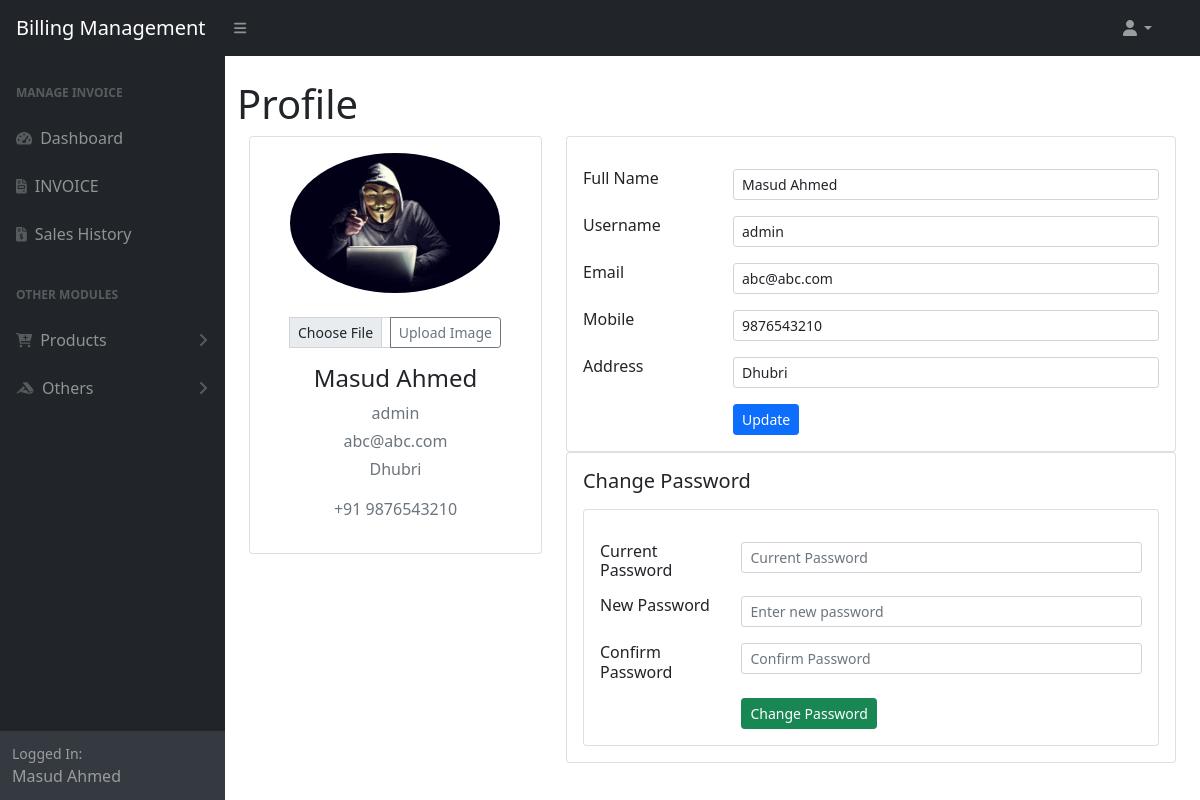
/profile.php (signed in), run on the app's committed database.
### tables this page shows
CREATE TABLE `user` (
  `id` int(11) NOT NULL,
  `name` varchar(50) NOT NULL,
  `mobile` varchar(10) NOT NULL,
  `email` varchar(100) DEFAULT NULL
);

CREATE TABLE `employe` (
  `id` int(11) NOT NULL,
  `user_id` int(11) NOT NULL,
  `username` varchar(10) NOT NULL,
  `password` text NOT NULL,
  `address` text NOT NULL,
  `image` varchar(255) DEFAULT NULL
);

### profile.php (the view, shortened to what this page needs)
<?php require_once 'menu/header.php' ?>
<?php
$id = $_SESSION['user']['user_id'];
$data = mysqli_fetch_assoc(mysqli_query($conn, "SELECT * FROM `employe` JOIN `user` ON `employe`.`user_id` = `user`.`id` WHERE `employe`.`user_id`='$id'"));
$name = $data['name'];
$username = $data['username'];
$mobile = $data['mobile'];
$email = $data['email'];
$adds = $data['address'];
?>
<div class="container-fluid">
    <h1 class="mt-4">Profile</h1>
    <div class="container">
        <div class="main-body">
            <div class="row">
                <div class="col-lg-4">
                    <div class="card">
                        <div class="card-body">
                            <div class="d-flex flex-column align-items-center text-center">
                                <?php
                                $sqlimg = "SELECT `image` FROM `employe` WHERE `user_id` = '$id'";
                                $img = mysqli_fetch_assoc(mysqli_query($conn, $sqlimg));
                                if($img['image']!=null){
                                ?>
                                <img src="images/<?=$img['image']?>" alt="No Image" class="rounded-circle" width="210">
                                <?php
                                }
                                ?>
                                <br>
                                <form action="actions/edit_actions.php" method="post" enctype="multipart/form-data">
                                    <div class="input-group container">
                                        <input type="file" class="form-control form-control-sm" id="inputGroupFile04" name="image">
                                        <input class="btn btn-sm btn-outline-secondary" name="upldimg" type="submit" id="inputGroupFileAddon04" value="Upload Image">
                                    </div>
                                </form>
                                <div class="mt-3">
                                    <h4><?= $name ?></h4>
                                    <p class="text-secondary mb-1"><?= $username ?></p>
                                    <p class="text-secondary mb-1"><?= $email ?></p>
                                    <p class="text-muted font-size-sm"><?= $adds ?></p>
                                    <p class="text-muted font-size-sm"><?= "+91 " . $mobile ?></p>
                                </div>
                            </div>
                        </div>
                    </div>
                </div>
                <div class="col-lg-8">
                    <form action="actions/edit_actions.php" method="post" class="">
                        <div class="card">
                            <div class="card-body">
                                <div class="row mb-3">
                                    <div class="col-sm-3">
                                        <h6 class="mb-0">Full Name</h6>
                                    </div>
                                    <div class="col-sm-9 text-secondary">
                                        <input type="text" class="form-control form-control-sm" name="name" value="<?= $name ?>">
                                    </div>
                                </div>
                                <div class="row mb-3">
                                    <div class="col-sm-3">
                                        <h6 class="mb-0">Username</h6>
                                    </div>
                                    <div class="col-sm-9 text-secondary">
                                        <input type="text" class="form-control form-control-sm" name="username" value="<?= $username ?>">
                                    </div>
                                </div>
                                <div class="row mb-3">
                                    <div class="col-sm-3">
                                        <h6 class="mb-0">Email</h6>
                                    </div>
                                    <div class="col-sm-9 text-secondary">
                                        <input type="email" class="form-control form-control-sm" name="email" value="<?= $email ?>">
                                    </div>
                                </div>
                                <div class="row mb-3">
                                    <div class="col-sm-3">
                                        <h6 class="mb-0">Mobile</h6>
                                    </div>
                                    <div class="col-sm-9 text-secondary">
                                        <input type="text" class="form-control form-control-sm" name="mobile" value="<?= $mobile ?>">
                                    </div>
                                </div>
                                <div class="row mb-3">
                                    <div class="col-sm-3">
                                        <h6 class="mb-0">Address</h6>
                                    </div>
                                    <div class="col-sm-9 text-secondary">
                                        <input type="text" class="form-control form-control-sm" name="adds" value="<?= $adds ?>">
                                    </div>
                                </div>
                                <div class="row">
                                    <div class="col-sm-3"></div>
                                    <div class="col-sm-9 text-secondary">
                                        <input type="submit" name="updatepro" class="btn btn-sm btn-primary" value="Update">
                                    </div>
                                </div>
                            </div>
                        </div>
                    </form>
                    <div class="row">
                        <div class="col-sm-12">
                            <div class="card">
                                <div class="card-body">
                                    <h5 class="d-flex align-items-center mb-3">Change Password</h5>
                                    <form action="actions/edit_actions.php" method="post">
                                        <div class="card">
                                            <div class="card-body">
                                                <div class="row mb-3">
                                                    <div class="col-sm-3">
                                                        <h6 class="mb-0">Current Password</h6>
                                                    </div>
                                                    <div class="col-sm-9 text-secondary">
                                                        <input type="password" class="form-control form-control-sm" name="curr_pass" placeholder="Current Password" required>
                                                    </div>
                                                </div>
                                                <div class="row mb-3">
                                                    <div class="col-sm-3">
                                                        <h6 class="mb-0">New Password</h6>
                                                    </div>
                                                    <div class="col-sm-9 text-secondary">
                                                        <input type="text" class="form-control form-control-sm" name="new_pass" placeholder="Enter new password" required>
                                                    </div>
                                                </div>
                                                <div class="row mb-3">
                                                    <div class="col-sm-3">
                                                        <h6 class="mb-0">Confirm Password</h6>
                                                    </div>
                                                    <div class="col-sm-9 text-secondary">
                                                        <input type="password" name="new_passconn" class="form-control form-control-sm" placeholder="Confirm Password" required>
                                                    </div>
                                                </div>
                                                <div class="row">
                                                    <div class="col-sm-3"></div>
                                                    <div class="col-sm-9 text-secondary">
                                                        <input type="submit" class="btn btn-sm btn-success" name="chngpass" value="Change Password">
                                                    </div>
                                                </div>
                                            </div>
                                        </div>
                                    </form>
                                </div>
                            </div>
                        </div>
                    </div>
                </div>
            </div>
        </div>
    </div>
</div>
<?php require_once 'menu/footer.php' ?>

### menu/header.php (shortened to what this page needs)
<?php
require_once "lib/db.php";
?>
<!DOCTYPE html>
<html lang="en">
<head>
    <link rel="stylesheet" href="assets/css/bootstrap.min.css">
    <link href="assets/css/styles.css" rel="stylesheet" />
</head>
<body class="sb-nav-fixed">
    <nav class="sb-topnav navbar navbar-expand navbar-dark bg-dark">
        <a class="navbar-brand ps-3" href="index.php">Billing Management</a>
        <button class="btn btn-link btn-sm order-1 order-lg-0 me-4 me-lg-0" id="sidebarToggle" href="#!"><i class="fas fa-bars"></i></button>
        <ul class="navbar-nav ms-auto ms-md-0 me-3 me-lg-4">
            <li class="nav-item dropdown">
                <a class="nav-link dropdown-toggle" id="navbarDropdown" href="#" role="button" data-bs-toggle="dropdown" aria-expanded="false"><i class="fas fa-user fa-fw"></i></a>
            </li>
        </ul>
    </nav>
    <div id="layoutSidenav">
        <div id="layoutSidenav_nav">
            <nav class="sb-sidenav accordion sb-sidenav-dark" id="sidenavAccordion">
                <div class="sb-sidenav-menu">
                    <div class="nav">
                        <div class="sb-sidenav-menu-heading">Manage Invoice</div>
                        <a class="nav-link" href="index.php">
                            <div class="sb-nav-link-icon"><i class="fas fa-tachometer-alt"></i></div>
                            Dashboard
                        </a>
                        <a class="nav-link" href="generate_bills.php">
                            <div class="sb-nav-link-icon"><i class="fas fa-file-invoice"></i></div>
                            INVOICE
                        </a>
                        <a class="nav-link" href="sales_history.php">
                            <div class="sb-nav-link-icon"><i class="fas fa-file-invoice-dollar"></i></i></div>
                            Sales History
                        </a>
                        <div class="sb-sidenav-menu-heading">Other Modules</div>
                        <a class="nav-link collapsed" href="#" data-bs-toggle="collapse" data-bs-target="#collapseLayouts" aria-expanded="false" aria-controls="collapseLayouts">
                            <div class="sb-nav-link-icon"><i class="fas fa-cart-plus"></i></div>
                            Products
                            <div class="sb-sidenav-collapse-arrow"><i class="fas fa-angle-down"></i></div>
                        </a>
                        <a class="nav-link collapsed" href="#" data-bs-toggle="collapse" data-bs-target="#collapsePages" aria-expanded="false" aria-controls="collapsePages">
                            <div class="sb-nav-link-icon"><i class="fab fa-accusoft"></i></div>
                            Others
                            <div class="sb-sidenav-collapse-arrow"><i class="fas fa-angle-down"></i></div>
                        </a>
                    </div>
                </div>
                <div class="sb-sidenav-footer">
                    <div class="small">Logged In:</div>
                    <?php
                    if (isset($_SESSION['user'])) {
                        $id = $_SESSION['user']['user_id'];
                        $data = mysqli_fetch_assoc(mysqli_query($conn, "SELECT * FROM `user` WHERE `id`='$id'"));
                        echo $data['name'];
                    }
                    ?>
                </div>
            </nav>
        </div>
        <div id="layoutSidenav_content">
            <main>

### data on the page
user: name "Masud Ahmed"
employe: image (picture), user.name "Masud Ahmed", username "admin", user.email "abc@abc.com", address "Dhubri", user.mobile "9876543210", name "Masud Ahmed", email "abc@abc.com", mobile "9876543210", adds "Dhubri"
